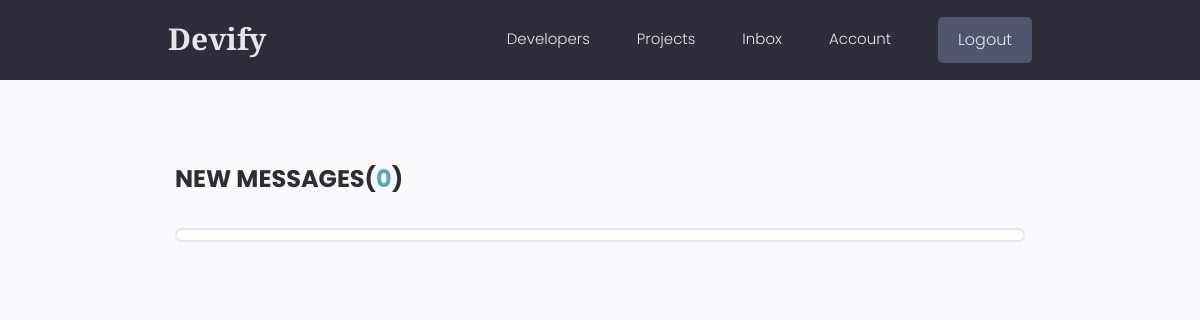
The page /inbox/ (signed in) on the database as committed earlier.
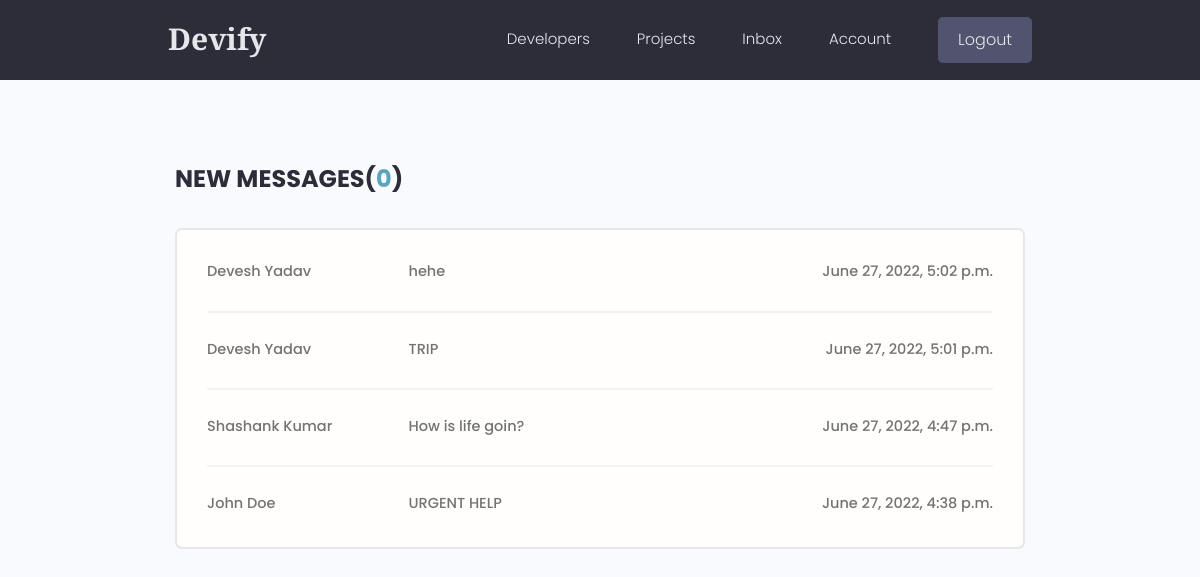
The same page on the database as committed later.
### users/models.py (models this page shows, shortened)
class Message(models.Model):
    sender = models.ForeignKey(
        Profile, on_delete=models.SET_NULL, null=True, blank=True)
    recipient = models.ForeignKey(
        Profile, on_delete=models.SET_NULL, null=True, blank=True, related_name="messages")
    name = models.CharField(max_length=200, null=True, blank=True)
    email = models.EmailField(max_length=200, null=True, blank=True)
    subject = models.CharField(max_length=200, null=True, blank=True)
    body = models.TextField()
    is_read = models.BooleanField(default=False, null=True)
    created = models.DateTimeField(auto_now_add=True)
    id = models.UUIDField(default=uuid.uuid4, unique=True,
                          primary_key=True, editable=False)
    class Meta:
        ordering = ['is_read', '-created']

### users/views.py (the view)
# urls.py: path('inbox/',views.inbox,name="inbox"),
@login_required(login_url='login')
def inbox(request):
    profile = request.user.profile
    messageRequests = profile.messages.all()
    unreadCount = messageRequests.filter(is_read=False).count()
    context = {'messageRequests': messageRequests, 'unreadCount': unreadCount}
    return render(request, 'users/inbox.html', context)

### users/templates/users/inbox.html
{% extends 'main.html' %}
{% block content %}
<main class="inbox my-xl">
  <div class="content-box">
    <h3 class="inbox__title">New Messages(<span>{{unreadCount}}</span>)</h3>
    <ul class="messages">
      {% for message in messageRequests %}
      {% if message.is_read == False %}
      <li class="message message--unread">
        {% else %}
      <li class="message">
        {% endif %}
        <a href="{% url 'message' message.id %}">
          <span class="message__author">{{message.name}}</span>
          <span class="message__subject">{{message.subject}}</span>
          <span class="message__date">{{message.created}}</span>
        </a>
      </li>
      {% endfor %}
    </ul>
  </div>
</main>
{% endblock content %}

Rows that differ between the two databases and show on the page:
added Message: name "Devesh Yadav", subject "hehe", created "June 27, 2022, 5:02 p.m."
added Message: name "Devesh Yadav", subject "TRIP", created "June 27, 2022, 5:01 p.m."
added Message: name "Shashank Kumar", subject "How is life goin?", created "June 27, 2022, 4:47 p.m."
added Message: name "John Doe", subject "URGENT HELP", created "June 27, 2022, 4:38 p.m."
